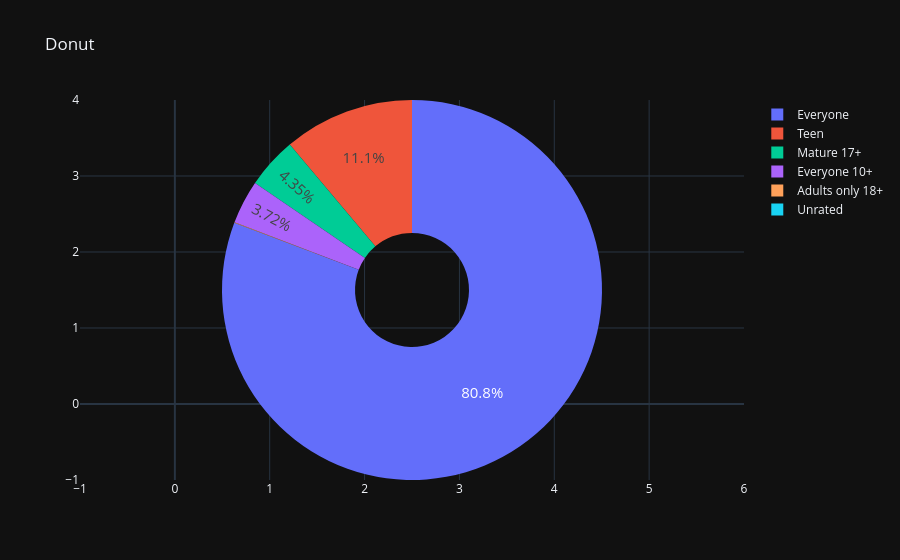

Notebook code cell kept with this figure:
### Code cell
fig = px.pie(labels = ratings.index, values = ratings.values, title = 'Donut', names = ratings.index, hole = 0.3)
fig.update_traces(textposition = 'inside', textinfo = 'percent', textfont_size=15)
fig.add_contour()
fig.show()

### Figure 1 — Plotly figure (JSON) as saved in the notebook; plotly's stock layout.template omitted (floating-point values rounded to 4 significant figures)
{"data": [{"domain": {"x": [0.0, 1.0], "y": [0.0, 1.0]}, "hole": 0.3, "hovertemplate": "label=%{label}<br>value=%{value}<extra></extra>", "labels": ["Everyone", "Teen", "Mature 17+", "Everyone 10+", "Adults only 18+", "Unrated"], "legendgroup": "", "name": "", "showlegend": true, "values": [6621, 912, 357, 305, 3, 1], "type": "pie", "textfont": {"size": 15}, "textinfo": "percent", "textposition": "inside"}, {"type": "contour"}], "layout": {"legend": {"tracegroupgap": 0}, "title": {"text": "Donut"}}}
